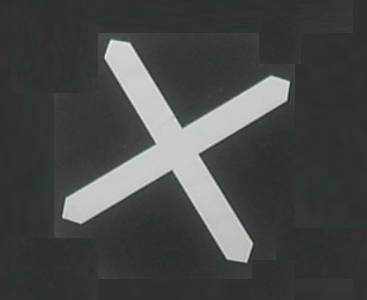
#> input picture rockpi/samples/YuanDian.png, 367 x 300 px
$ python -i Detections.py   (imports and definitions only)
#> lines starting #> are read from the running program, lines starting #| are printed output that depends on the picture; after the words box and inside, x2 and y2 are one past the last pixel; in counts of white or black regions, pixels touching at a corner belong together
### rockpi/utils/SplitInt.py
def get_gigh_low_data(data):
    if data == 0:
        return (0, 0)
    temp_h = data >> 8
    temp_l = data - (temp_h << 8)
    return (temp_h, temp_l)

### rockpi/detection_module/Detections.py
import cv2
import pytesseract
import numpy as np
import math
from loguru import logger

from utils.GetKeyboardInput import get_keyboard_input
from utils.SplitInt import get_gigh_low_data


class Detections():
    def __init__(self):
        self.pen_color = [[51,153,255],[255,0,255],[0,255,0]]
        self.blue = []
        self.red = []
        self.template = cv2.imread('/home/rock/code/Vedio/rockpi/samples/YuanDian.png')
#> self.template is the input picture: shape (300, 367, 3); mean B, G, R 71.7, 72.4, 70.4
        Methods = [cv2.TM_SQDIFF, cv2.TM_SQDIFF_NORMED, cv2.TM_CCORR, cv2.TM_CCORR_NORMED, cv2.TM_CCOEFF, cv2.TM_CCOEFF_NORMED]
        self.method = Methods[5]
        self.location = [0, 0]
        self.color = 0
        self.coner = 0

    # [51 lines left out: function get_color, not called in this run]
        # cv2.imshow('camera', image)
        # cv2.imshow('mask',mask)
        # cv2.waitKey(1)


    #model 12以及13中调用的计算cos函数
    def angle_cos(self,p0, p1, p2):
        d1, d2 = (p0-p1).astype('float'), (p2-p1).astype('float')
        return abs( np.dot(d1, d2) / np.sqrt( np.dot(d1, d1)*np.dot(d2, d2) ) )

    #mode 1 键盘输入
    # [50 lines left out: functions transmit_keyboard_msg, find_all, not called in this run]

    #mode 20 降落识别
    def Template(self,img):
        flag = 0
        centerpoint = (0,0)
        Img = img.copy()
        blur = cv2.GaussianBlur(Img, (13, 13), 0)
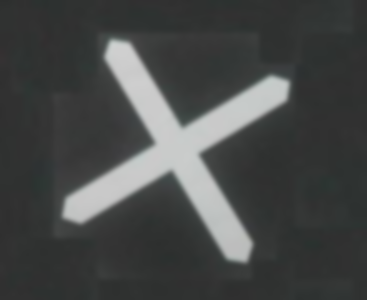
#> blur: shape (300, 367, 3); mean R, G, B 70.4, 72.4, 71.7
        can = cv2.Canny(blur,50,150)
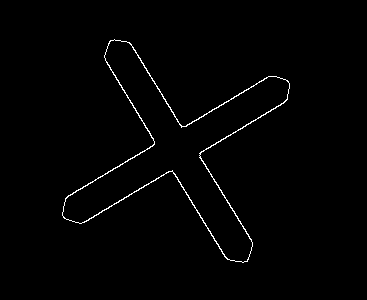
#> can: shape (300, 367); 1.1% white in thin lines or dots, all inside (x1, y1, x2, y2) = (62, 39, 290, 263)
        contours,hierarchy= cv2.findContours(can,cv2.RETR_LIST,cv2.CHAIN_APPROX_SIMPLE)
#> contours = 2 contours; box (x1, y1, x2, y2) and area: (62, 39, 290, 263) 14525, (62, 39, 290, 263) 14138
        cv2.drawContours(Img, contours, -1, (0, 255, 0), 3)
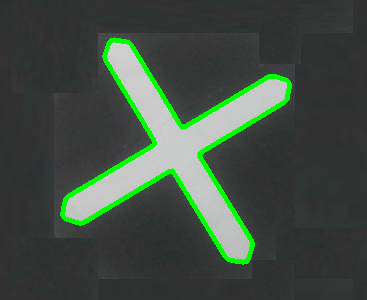
#> Img: shape (300, 367, 3); mean R, G, B 64.9, 77.5, 66.1
        hierarchy = np.squeeze(hierarchy)


        # 对模板图像进行处理
        tem = cv2.cvtColor(self.template, cv2.COLOR_RGB2GRAY)
        erode = cv2.erode(tem, None, iterations=1)
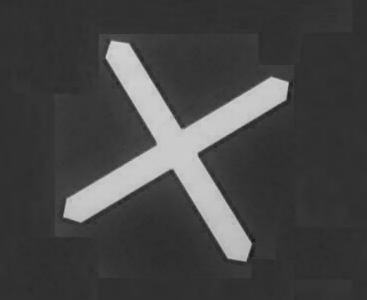
#> erode: shape (300, 367); min 28, max 211, mean 68.8
        dia = cv2.dilate(erode, None, iterations=1)
        thresh_1 = cv2.threshold(dia,30,255,cv2.THRESH_BINARY + cv2.THRESH_OTSU)[1]
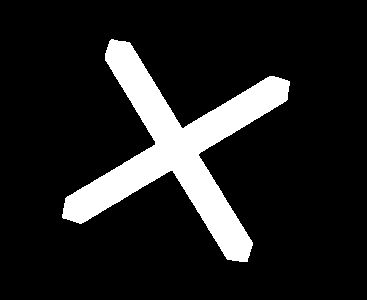
#> thresh_1: shape (300, 367); 13.1% white; 1 white region
        cnts = cv2.findContours(thresh_1.copy(), cv2.RETR_EXTERNAL,cv2.CHAIN_APPROX_SIMPLE)[0]
#> cnts = 1 contour; box (x1, y1, x2, y2) and area: (62, 39, 290, 262) 14026
        thresh_color = cv2.cvtColor(tem, cv2.COLOR_GRAY2RGB)
        cv2.drawContours(thresh_color, cnts, -1, (0, 255, 0), 1)
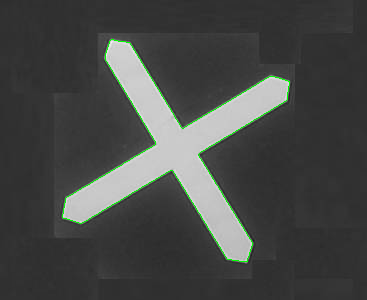
#> thresh_color: shape (300, 367, 3); mean B, G, R 70.5, 72.5, 70.5
        min_pos = -1
        min_value = 2
        # 将边缘一个一个进行轮廓匹配  找出value最小值（最佳值）
        for i in range(len(contours)):
            value = cv2.matchShapes(cnts[0],contours[i],1,0.0)
            if value < min_value:
                min_value = value
                min_pos = i
#> this loop made 2 passes
#> (value, min_value, min_pos) on pass 1: (0.0238, 0.0238, 0)
#> value on pass 2: 0.091
#> after the loop, min_pos = 0; min_value = 0.0238
        # 限定范围  防止噪点被识别
        try:
            flag = 1
            if (cv2.matchShapes(cnts[0],contours[min_pos],1,0.0)<0.5):
                cv2.drawContours(img, contours[min_pos], -1, (0, 255, 0), 3)
                rect = cv2.minAreaRect(contours[min_pos])
#> rect = ((176.3, 149.2), (189.7, 193.1), -76.23)
                box = cv2.boxPoints(rect)
#> box = [[247.5, 264.3], [59.98, 218.3], [105.1, 34.13], [292.7, 80.08]]
                point_1 = box[0]    # 左上
#> point_1 = [247.5, 264.3]
                point_2 = box[2]    # 右下
#> point_2 = [105.1, 34.13]
                centerpoint = ((point_1[0] + point_2[0])/2, (point_1[1] + point_2[1])/2)
#> centerpoint = (176.3, 149.2)
        except:
            flag = 0
        # cv2.imshow("img",can)
        # cv2.imshow("img2",img)
        # cv2.waitKey(50)
        if flag:
            centerpoint_int = [int(centerpoint[0]), int(centerpoint[1])]
#> centerpoint_int = [176, 149]
            if centerpoint[0] != 0:
                logger.info('mode 20:   {}, {}'.format(flag, centerpoint_int))
                return (flag, ) + get_gigh_low_data(centerpoint_int[0]) + get_gigh_low_data(centerpoint_int[1])
        else:
            return

    #model 12、13  前飞识别特征色块  右飞识别特征色块
    # [83 lines left out: function find_color_forward, not called in this run]

>>> import cv2
>>> picture = cv2.cvtColor(cv2.imread('../samples/YuanDian.png'), cv2.COLOR_BGR2RGB)
>>> result = Detections().Template(picture)
#> result = (1, 0, 176, 0, 149)
